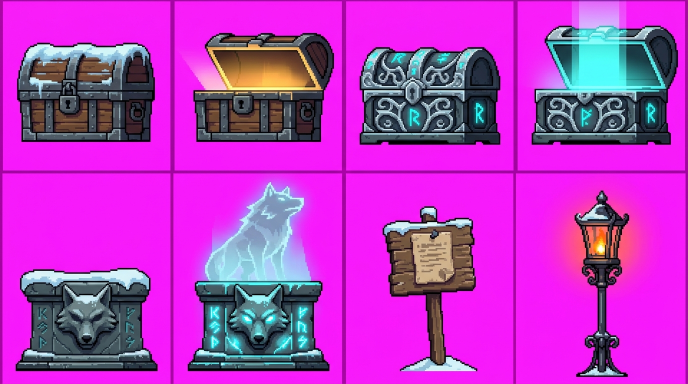
#> input picture tools/raw/cenario.jpeg, 1376 x 768 px (shown at 1/2 size)
$ python build-cenario.py
#> lines starting #> are read from the running program, lines starting #| are printed output that depends on the picture
"""Gera assets/sprites/cenario.png (8 objetos de cenario em celulas de 96x112, base no centro-baixo) a partir de tools/raw/cenario.jpeg.
Ordem: 0 bau, 1 bau aberto, 2 bau runico, 3 bau runico aberto, 4 altar dormente, 5 altar desperto, 6 placa, 7 lampiao.
Uso: python tools/build-cenario.py"""
import os
import numpy as np
from PIL import Image

root = os.path.dirname(os.path.abspath(__file__))
src = Image.open(os.path.join(root, 'raw', 'cenario.jpeg')).convert('RGB')
#> src is the input picture: PIL image 1376x768 RGB; mean R, G, B 184.6, 55.7, 193.4
CW, CH = src.width / 4, src.height / 2
#> CW = 344; CH = 384
SCALE = [0.15, 0.15, 0.15, 0.15, 0.21, 0.21, 0.16, 0.16]     # escala de cada objeto (altar maior)
OUT_W, OUT_H = 96, 112

def key(img):
    a = np.asarray(img).astype(np.float32)
    r, g, b = a[..., 0], a[..., 1], a[..., 2]
    m = np.minimum(r, b) - g
    alpha = 1 - np.clip((m - 14) / 46, 0, 1)
    spill = np.clip(m, 0, None) * (1 - alpha) * 1.0
    a[..., 0] = np.clip(r - spill, 0, 255); a[..., 2] = np.clip(b - spill, 0, 255)
    return Image.fromarray(np.dstack([a, alpha * 255]).astype(np.uint8), 'RGBA')

sheet = Image.new('RGBA', (OUT_W * 8, OUT_H), (0, 0, 0, 0))
#> sheet: PIL image 768x112 RGBA; every value is 0
for i in range(8):
    col, row = i % 4, i // 4
    box = (int(col * CW) + 8, int(row * CH) + 8, int((col + 1) * CW) - 8, int((row + 1) * CH) - 8)   # tira as linhas divisorias
    c = key(src.crop(box))
    A = c.getchannel('A'); bb = A.point(lambda v: 255 if v > 40 else 0).getbbox(); rows = (np.asarray(A) > 200).sum(axis=1); base = int(np.where(rows >= 0.45 * rows.max())[0].max()) + 1   # última linha com massa sólida (ignora pixels soltos)
    c = c.crop((bb[0], bb[1], bb[2], min(bb[3], base))); s = SCALE[i]      # a base é a parte sólida; o brilho que passa dela é cortado
    c = c.resize((max(1, round(c.width * s)), max(1, round(c.height * s))), Image.LANCZOS)
    assert c.width <= OUT_W and c.height <= OUT_H, (i, c.size)
    sheet.paste(c, (i * OUT_W + (OUT_W - c.width) // 2, OUT_H - c.height), c)
#> this loop made 8 passes
#> (bb, base) on passes 1 to 8: ((27, 78, 301, 275), 275), ((36, 59, 315, 368), 275), ((24, 87, 304, 281), 280), ((24, 33, 315, 281), 280), ((24, 144, 306, 350), 349), ((24, 0, 306, 350), 349), ((70, 21, 258, 350), 349), ((110, 0, 218, 361), 361)
#> pass 1, in key, `a = np.asarray(img).astype(np.float32)`:
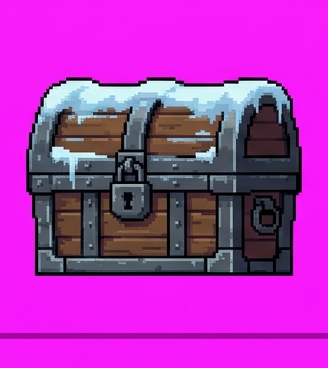
#> a: shape (368, 328, 3) float32; mean R, G, B 175.3, 50.2, 179.6
#> pass 1, in key, `r, g, b = a[..., 0], a[..., 1], a[..., 2]`:
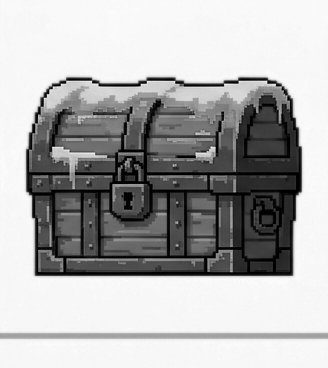
#> r: shape (368, 328) float32; min 0, max 253, mean 175.3
#> pass 1, in key, `r, g, b = a[..., 0], a[..., 1], a[..., 2]`:
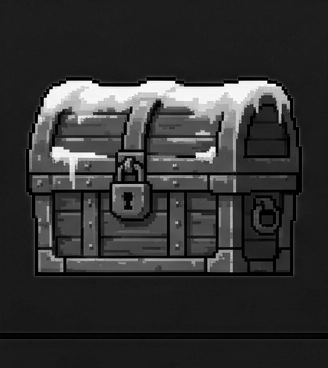
#> g: shape (368, 328) float32; min 0, max 255, mean 50.2
#> pass 1, in key, `r, g, b = a[..., 0], a[..., 1], a[..., 2]`:
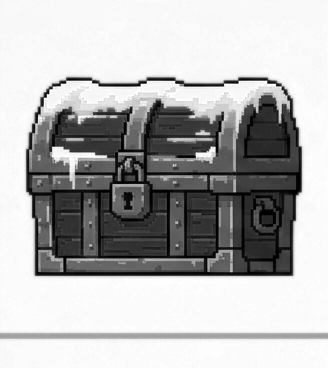
#> b: shape (368, 328) float32; min 0, max 255, mean 179.6
#> after the loop:
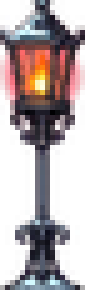
#> c: PIL image 17x58 RGBA (shown 5 times larger); mean R, G, B, A 60.2, 43.4, 47.5, 118.4; transparent parts drawn white
#> after the loop:
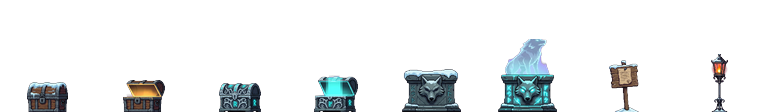
#> sheet: PIL image 768x112 RGBA; mean R, G, B, A 11.2, 13.9, 14.7, 32.1; transparent parts drawn white
out = os.path.join(root, '..', 'inverno-sombrio', 'assets', 'sprites', 'cenario.png')
sheet.save(out); print('ok', sheet.size)
#| ok (768, 112)
